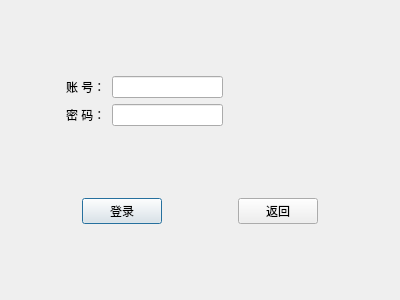
<?xml version="1.0" encoding="UTF-8"?>
<ui version="4.0">
 <class>login</class>
 <widget class="QDialog" name="login">
  <property name="geometry">
   <rect>
    <x>0</x>
    <y>0</y>
    <width>400</width>
    <height>300</height>
   </rect>
  </property>
  <property name="windowTitle">
   <string>登录界面</string>
  </property>
  <layout class="QGridLayout" name="gridLayout">
   <item row="4" column="0" colspan="2">
    <layout class="QHBoxLayout" name="horizontalLayout_3">
     <item>
      <spacer name="horizontalSpacer_6">
       <property name="orientation">
        <enum>Qt::Horizontal</enum>
       </property>
       <property name="sizeHint" stdset="0">
        <size>
         <width>40</width>
         <height>20</height>
        </size>
       </property>
      </spacer>
     </item>
     <item>
      <widget class="QPushButton" name="pushButton_login">
       <property name="text">
        <string>登录</string>
       </property>
      </widget>
     </item>
     <item>
      <spacer name="horizontalSpacer">
       <property name="orientation">
        <enum>Qt::Horizontal</enum>
       </property>
       <property name="sizeHint" stdset="0">
        <size>
         <width>40</width>
         <height>20</height>
        </size>
       </property>
      </spacer>
     </item>
     <item>
      <widget class="QPushButton" name="pushButton_return">
       <property name="text">
        <string>返回</string>
       </property>
      </widget>
     </item>
     <item>
      <spacer name="horizontalSpacer_7">
       <property name="orientation">
        <enum>Qt::Horizontal</enum>
       </property>
       <property name="sizeHint" stdset="0">
        <size>
         <width>40</width>
         <height>20</height>
        </size>
       </property>
      </spacer>
     </item>
    </layout>
   </item>
   <item row="0" column="0">
    <spacer name="verticalSpacer_3">
     <property name="orientation">
      <enum>Qt::Vertical</enum>
     </property>
     <property name="sizeHint" stdset="0">
      <size>
       <width>20</width>
       <height>63</height>
      </size>
     </property>
    </spacer>
   </item>
   <item row="2" column="0" colspan="2">
    <layout class="QHBoxLayout" name="horizontalLayout_2" stretch="1,0,2,3">
     <item>
      <spacer name="horizontalSpacer_5">
       <property name="orientation">
        <enum>Qt::Horizontal</enum>
       </property>
       <property name="sizeHint" stdset="0">
        <size>
         <width>40</width>
         <height>20</height>
        </size>
       </property>
      </spacer>
     </item>
     <item>
      <widget class="QLabel" name="label_2">
       <property name="text">
        <string>密 码：</string>
       </property>
      </widget>
     </item>
     <item>
      <widget class="QLineEdit" name="lineEdit_passwd">
       <property name="echoMode">
        <enum>QLineEdit::Password</enum>
       </property>
      </widget>
     </item>
     <item>
      <spacer name="horizontalSpacer_3">
       <property name="orientation">
        <enum>Qt::Horizontal</enum>
       </property>
       <property name="sizeHint" stdset="0">
        <size>
         <width>40</width>
         <height>20</height>
        </size>
       </property>
      </spacer>
     </item>
    </layout>
   </item>
   <item row="3" column="1">
    <spacer name="verticalSpacer_2">
     <property name="orientation">
      <enum>Qt::Vertical</enum>
     </property>
     <property name="sizeHint" stdset="0">
      <size>
       <width>20</width>
       <height>63</height>
      </size>
     </property>
    </spacer>
   </item>
   <item row="1" column="0" colspan="2">
    <layout class="QHBoxLayout" name="horizontalLayout" stretch="1,0,2,3">
     <item>
      <spacer name="horizontalSpacer_4">
       <property name="orientation">
        <enum>Qt::Horizontal</enum>
       </property>
       <property name="sizeHint" stdset="0">
        <size>
         <width>40</width>
         <height>20</height>
        </size>
       </property>
      </spacer>
     </item>
     <item>
      <widget class="QLabel" name="label">
       <property name="text">
        <string>账 号：</string>
       </property>
      </widget>
     </item>
     <item>
      <widget class="QLineEdit" name="lineEdit_name"/>
     </item>
     <item>
      <spacer name="horizontalSpacer_2">
       <property name="orientation">
        <enum>Qt::Horizontal</enum>
       </property>
       <property name="sizeHint" stdset="0">
        <size>
         <width>40</width>
         <height>20</height>
        </size>
       </property>
      </spacer>
     </item>
    </layout>
   </item>
   <item row="5" column="0" colspan="2">
    <spacer name="verticalSpacer">
     <property name="orientation">
      <enum>Qt::Vertical</enum>
     </property>
     <property name="sizeHint" stdset="0">
      <size>
       <width>20</width>
       <height>63</height>
      </size>
     </property>
    </spacer>
   </item>
  </layout>
 </widget>
 <resources/>
 <connections/>
</ui>
